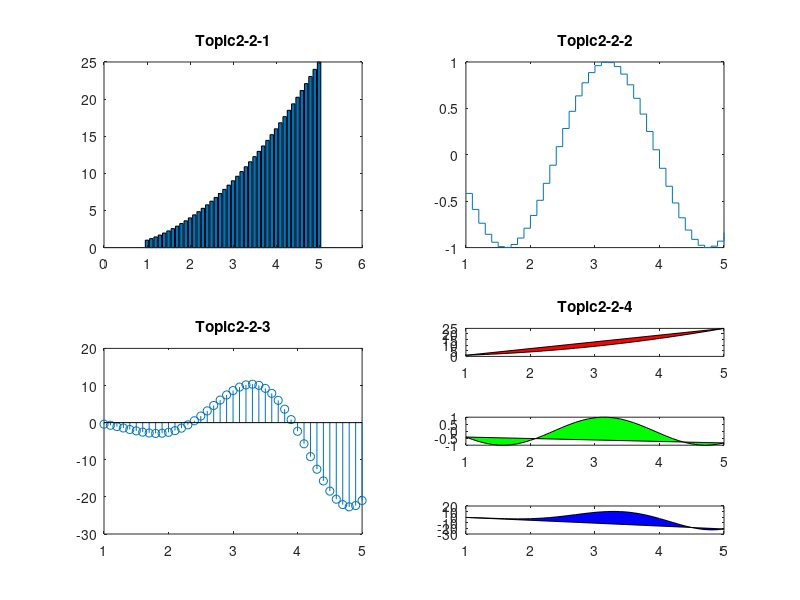

Reproduce this figure in MATLAB.
function []=Topic_2()
subplot(1,1,1);
x=1:0.1:5;
y1=x.^2;
y2=cos(2*x);
y3=y1.*y2;
plot(x,y1,x,y2,x,y3);
title('Topic2-1');
legend('y1','y2','y3');
pause;
subplot(3,1,1);
plot(x,y1);
title('Topic2-2-1');
legend('y1');
subplot(3,1,2);
plot(x,y2);
title('Topic2-2-2');
legend('y2');
subplot(3,1,3);
plot(x,y3);
title('Topic2-2-3');
legend('y3');
pause;
subplot(2,2,1);
bar(x,y1);
title('Topic2-2-1');
subplot(2,2,2);
stairs(x,y2);
title('Topic2-2-2');
subplot(2,2,3);
stem(x,y3);
title('Topic2-2-3');
subplot(6,2,8);
fill(x,y1,'r');
title('Topic2-2-4');
subplot(6,2,10);
fill(x,y2,'g');
subplot(6,2,12);
fill(x,y3,'b');
end